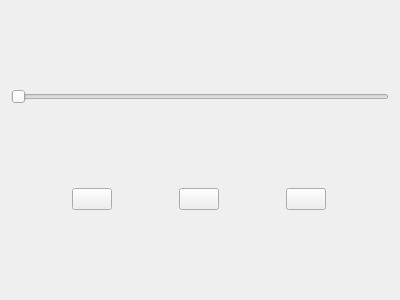
<?xml version="1.0" encoding="UTF-8"?>
<ui version="4.0">
 <class>Player</class>
 <widget class="QWidget" name="Player">
  <property name="geometry">
   <rect>
    <x>0</x>
    <y>0</y>
    <width>400</width>
    <height>300</height>
   </rect>
  </property>
  <property name="windowTitle">
   <string>Form</string>
  </property>
  <layout class="QVBoxLayout" name="verticalLayout">
   <item>
    <layout class="QHBoxLayout" name="horizontalLayout">
     <property name="spacing">
      <number>0</number>
     </property>
     <item>
      <widget class="QSlider" name="seekSlider">
       <property name="sizePolicy">
        <sizepolicy hsizetype="Expanding" vsizetype="Fixed">
         <horstretch>100</horstretch>
         <verstretch>0</verstretch>
        </sizepolicy>
       </property>
       <property name="orientation">
        <enum>Qt::Orientation::Horizontal</enum>
       </property>
      </widget>
     </item>
    </layout>
   </item>
   <item>
    <layout class="QHBoxLayout" name="horizontalLayout_2">
     <item>
      <widget class="QPushButton" name="previousBtn">
       <property name="sizePolicy">
        <sizepolicy hsizetype="Fixed" vsizetype="Fixed">
         <horstretch>0</horstretch>
         <verstretch>0</verstretch>
        </sizepolicy>
       </property>
       <property name="text">
        <string/>
       </property>
      </widget>
     </item>
     <item>
      <widget class="QPushButton" name="playBtn">
       <property name="sizePolicy">
        <sizepolicy hsizetype="Fixed" vsizetype="Fixed">
         <horstretch>0</horstretch>
         <verstretch>0</verstretch>
        </sizepolicy>
       </property>
       <property name="text">
        <string/>
       </property>
      </widget>
     </item>
     <item>
      <widget class="QPushButton" name="nextBtn">
       <property name="sizePolicy">
        <sizepolicy hsizetype="Fixed" vsizetype="Fixed">
         <horstretch>0</horstretch>
         <verstretch>0</verstretch>
        </sizepolicy>
       </property>
       <property name="text">
        <string/>
       </property>
      </widget>
     </item>
    </layout>
   </item>
  </layout>
 </widget>
 <resources/>
 <connections/>
</ui>
